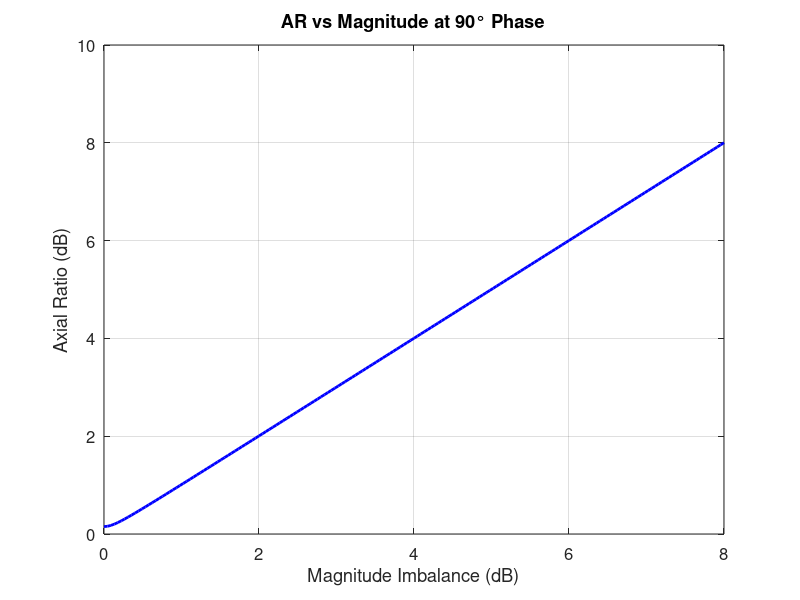
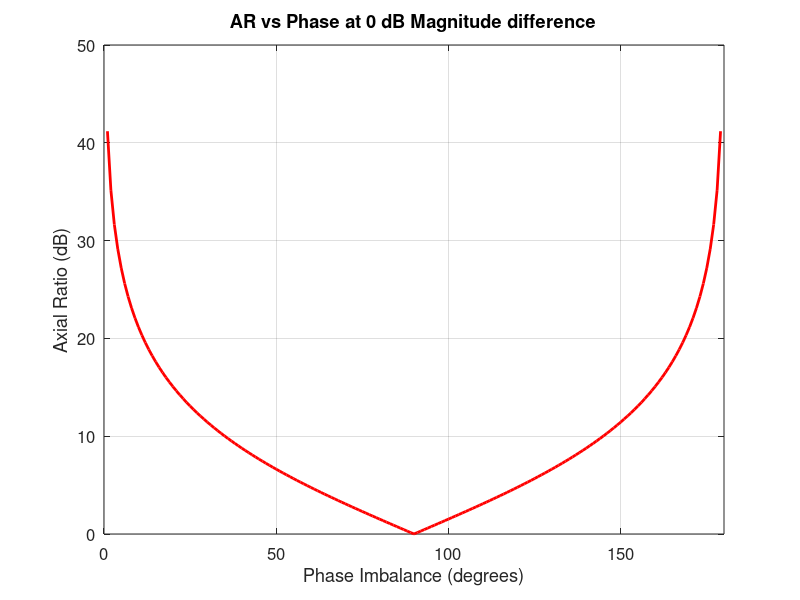
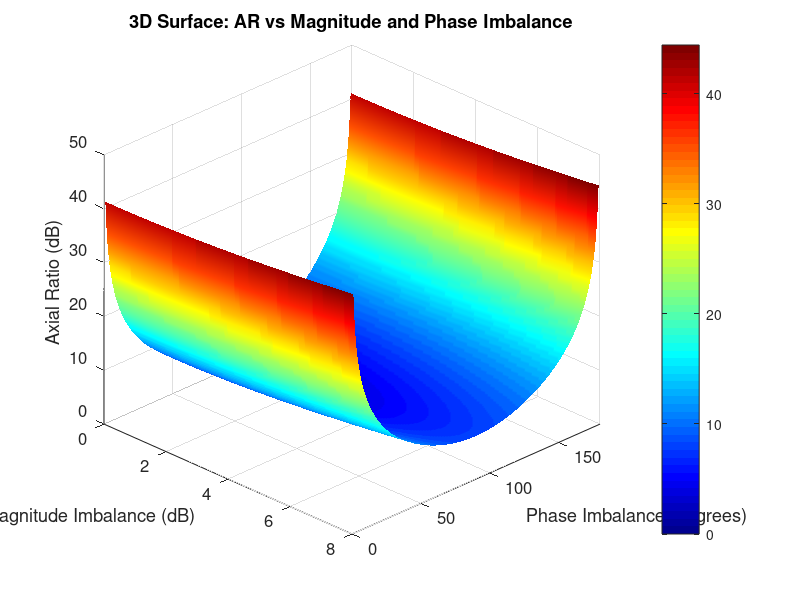

Here is the MATLAB script that generated these plots, in order:
%% Complete Quadrature Coupler Analysis with 3D Surface Plot
clc; clear; close all;

%% Parameters (91 points ensures exact 90° phase)
deltaA_dB = linspace(0, 8, 181);       % Amplitude imbalance (0 to 5 dB)
deltaPhi_deg = linspace(0, 180, 181);    % Phase imbalance (0° to 180°)
[DeltaA, DeltaPhi] = meshgrid(deltaA_dB, deltaPhi_deg);

%% Calculations
Ex = 1;                                 % Reference amplitude
Ey = 10.^(-DeltaA/20);                  % Imbalanced amplitude
DeltaPhi_rad = deg2rad(DeltaPhi);       % Convert to radians

% Axial Ratio Calculation
AR_num = 1 + sqrt(1 - 4*(Ex.*Ey.*sin(DeltaPhi_rad)).^2 ./ (Ex.^2 + Ey.^2).^2);
AR_den = 1 - sqrt(1 - 4*(Ex.*Ey.*sin(DeltaPhi_rad)).^2 ./ (Ex.^2 + Ey.^2).^2);
AR_dB = 10*log10(AR_num ./ AR_den);

%% Plotting
% 1. Magnitude Imbalance vs AR at exactly 90° phase
figure;
plot(deltaA_dB, AR_dB(90,:), 'b', 'LineWidth', 2); % 90° at index 46
xlabel('Magnitude Imbalance (dB)');
ylabel('Axial Ratio (dB)');
title('AR vs Magnitude at 90° Phase');
grid on;
set(gca, 'FontSize', 12);

% 2. Phase Imbalance vs AR at exactly 0 dB magnitude
figure;
plot(deltaPhi_deg, AR_dB(:,1), 'r', 'LineWidth', 2); % 0 dB at index 1
xlabel('Phase Imbalance (degrees)');
ylabel('Axial Ratio (dB)');
xlim([0,180]);
title('AR vs Phase at 0 dB Magnitude difference');
grid on;
set(gca, 'FontSize', 12);

% 3. 3D Surface Plot
figure;
surf(DeltaA, DeltaPhi, AR_dB, 'EdgeColor', 'none');
shading interp;
colormap(jet);
colorbar;
xlabel('Magnitude Imbalance (dB)');
ylim([0,180]);
ylabel('Phase Imbalance (degrees)');
zlabel('Axial Ratio (dB)');
title('3D Surface: AR vs Magnitude and Phase Imbalance');
view(45, 30); % Adjust viewing angle
set(gca, 'FontSize', 12);
